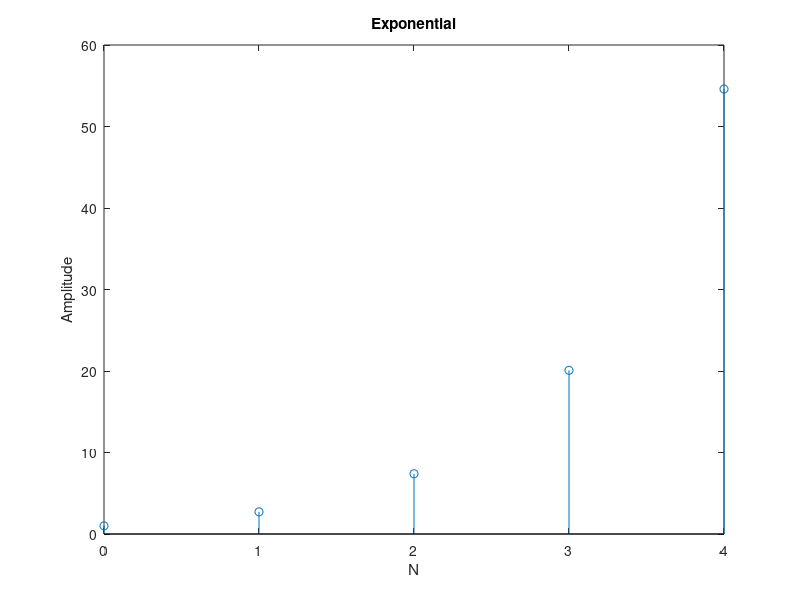

Recreate this plot in MATLAB.
clc;
clear all;
close all;
%Exponential
n=4; %length of exponential length
a=1  %a value
N2=0:n;
y=exp(a*N2);
stem(N2,y);
subplot(1,1,1);
title('Exponential');
xlabel('N');
ylabel('Amplitude');
